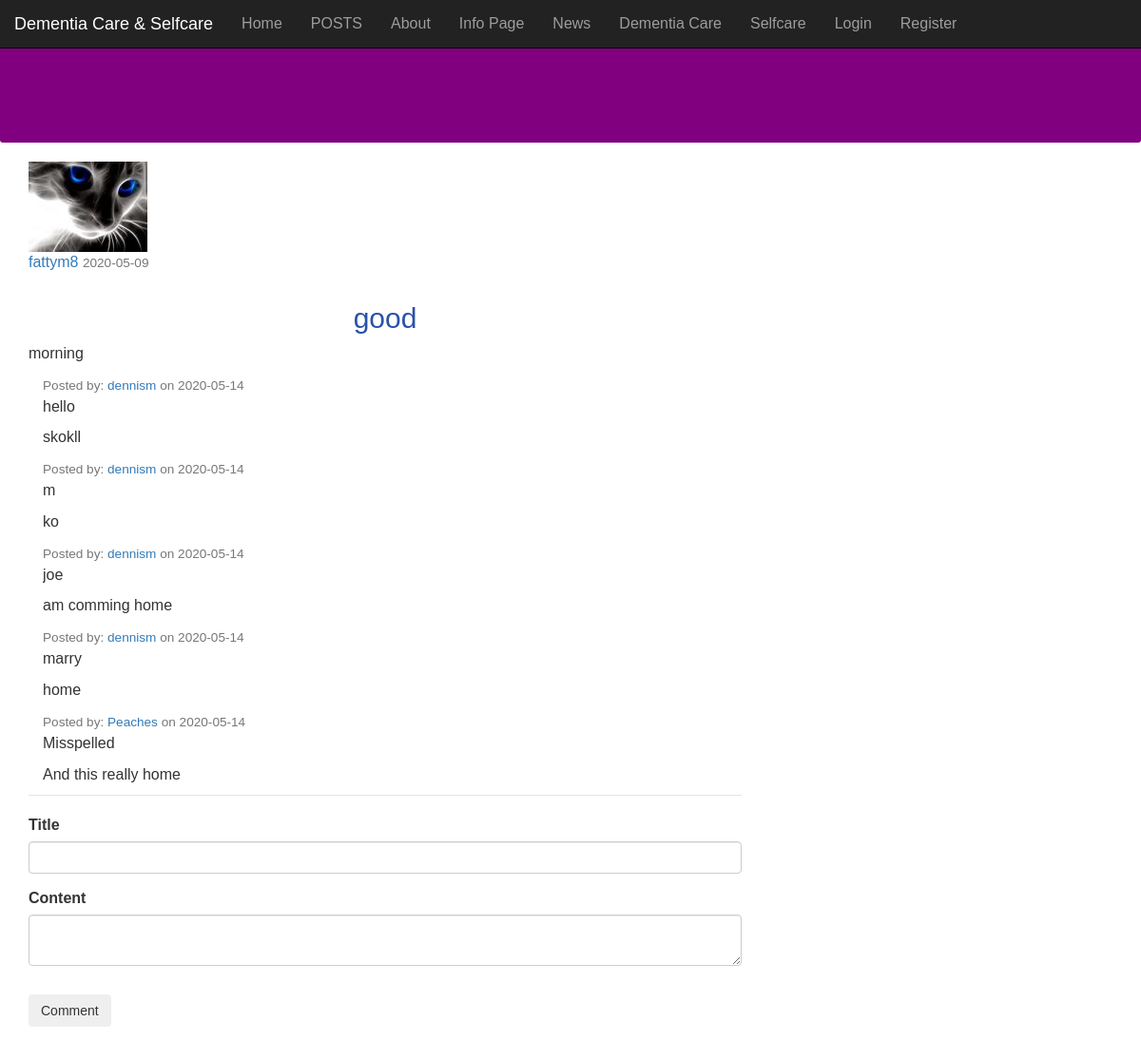
Screenshot of /post/2 with the database file from the repository.
### flask3/models.py (models this page shows, shortened)
class User(db.Model,UserMixin):
    id = db.Column(db.Integer, primary_key=True)
    username = db.Column(db.String(20), unique=True, nullable=False)
    email = db.Column(db.String(120), unique=True, nullable=False)
    image_file = db.Column(db.String(20), nullable=False, default='default.jpg')
    password = db.Column(db.String(60), nullable=False)
    posts = db.relationship('Post', backref='author', lazy=True)
    comments = db.relationship('Comment', backref='author', lazy=True)

class Post(db.Model):
    id = db.Column(db.Integer, primary_key=True)
    title = db.Column(db.String(100), nullable=False)
    date_posted = db.Column(db.DateTime, nullable=False, default=datetime.utcnow)
    content = db.Column(db.Text, nullable=False)
    user_id = db.Column(db.Integer, db.ForeignKey('user.id'), nullable=False)

class Comment(db.Model):
    id = db.Column(db.Integer, primary_key=True)
    title = db.Column(db.String(100), nullable=False)
    date_posted = db.Column(db.DateTime, nullable=False, default=datetime.utcnow)
    content = db.Column(db.Text, nullable=False)
    user_id = db.Column(db.Integer, db.ForeignKey('user.id'), nullable=False)

### flask3/routes.py (the view)
@app.route("/post/<int:post_id>", methods=["POST", "GET"])
def post(post_id):
    post = Post.query.get_or_404(post_id)
    comments = Comment.query.all()
    form = CommentForm()
    if form.validate_on_submit():
        comments = Comment(title=form.title.data,content=form.content.data, author=current_user)
        db.session.add(comments)
        db.session.commit()
        flash('Your comment has been created!', 'success')
        return redirect(url_for('home'))
    return render_template('post.html', title=post.title, post=post, form=form, comments=comments)

### flask3/forms.py
class CommentForm(FlaskForm):
    title = StringField('Title', validators=[DataRequired()])
    content = TextAreaField('Content', validators=[DataRequired()])
    submit = SubmitField('Comment')

### flask3/templates/post.html (shortened to what this page needs)
{% extends 'bootstrap/base.html' %}
{% block styles %}
{{super()}}
<link rel="stylesheet" type="text/css" href="{{ url_for('static', filename='styles.css') }}">
{% endblock %}
{% block navbar %}
{% include 'navbar.html' %}
<div class ="info" ></div>
<main role="main" class="container">
  <div class="row">
    <div class="col-md-8">
<article class="media content-section">
  <img class="rounded-circle article-img"
    src="{{ url_for('static', filename='profile_pics/' + post.author.image_file) }}">
  <div class="media-body">
    <div class="article-metadata">
      <a class="mr-2" href="#">{{ post.author.username }}</a>
      <small class="text-muted">{{ post.date_posted.strftime('%Y-%m-%d') }}</small>
    </div>
    <h2 class="article-title">{{ post.title }}</h2>
    <p class="article-content">{{ post.content }}</p>
  </div>
</article>
<div>
  {% for comment in comments %}
  <div class="container mt-2 mb-3">
    <div class="">
      <div class="media-body">
        <div class="article-metadata">
          <small class="text-muted">Posted by:
            <a href="">{{ comment.author.username }}</a>
            on {{ comment.date_posted.strftime('%Y-%m-%d') }}</small>
        </div>
        <p class="article-content">{{ comment.title }}</p>
        <p class="article-content">{{ comment.content }}</p>
      </div>
    </div>
  </div>
  {% endfor %}
</div>
<div class="content-section">
  <form method="POST" action="">
      <fieldset class="form-group">
          <legend class="border-bottom mb-4">{{ legend }}</legend>
          <div class="form-group">
              {{ form.title.label(class="form-control-label") }}
              {% if form.title.errors %}
                  {{ form.title(class="form-control form-control-lg is-invalid") }}
                  <div class="invalid-feedback">
                      {% for error in form.title.errors %}
                          <span>{{ error }}</span>
                      {% endfor %}
                  </div>
              {% else %}
                  {{ form.title(class="form-control form-control-lg") }}
              {% endif %}
          </div>
          <div class="form-group">
              {{ form.content.label(class="form-control-label") }}
              {% if form.content.errors %}
                  {{ form.content(class="form-control form-control-lg is-invalid") }}
                  <div class="invalid-feedback">
                      {% for error in form.content.errors %}
                          <span>{{ error }}</span>
                      {% endfor %}
                  </div>
              {% else %}
                  {{ form.content(class="form-control form-control-lg") }}
              {% endif %}
          </div>
      </fieldset>
      <div class="form-group">
          {{ form.submit(class="btn btn-outline-info") }}
      </div>
  </form>
</div>
    </div>
  </div>
</main>
{% endblock %}

### flask3/static/styles.css (style rules this page uses)
body { font-family: 'Exo', sans-serif; font-size: medium; }
.info { padding: 2rem 1rem; margin-bottom: 2rem; background-color: purple; border-radius: 0.3rem; background-repeat: no-repeat; background-size: cover; background-attachment: fixed; height: 150px; text-align: center; color: #E0E0E0; }
h2 { margin-top: 30px; color: rgb(41, 82, 170); text-align: center; }

### rows the page displays
User: image_file (picture), author.username "fattym8"
Post: date_posted "2020-05-09", title "good", content "morning"
Comment: author.username "dennism", date_posted "2020-05-14", title "hello", content "skokll"
Comment: author.username "dennism", date_posted "2020-05-14", title "m", content "ko"
Comment: author.username "dennism", date_posted "2020-05-14", title "joe", content "am comming home"
Comment: author.username "dennism", date_posted "2020-05-14", title "marry", content "home"
Comment: author.username "Peaches", date_posted "2020-05-14", title "Misspelled", content "And this really home"
